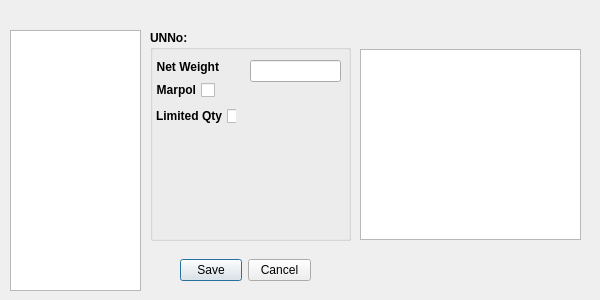
<?xml version="1.0" encoding="UTF-8"?>
<ui version="4.0">
 <class>ImdgUnitHandlerDialog</class>
 <widget class="QDialog" name="ImdgUnitHandlerDialog">
  <property name="geometry">
   <rect>
    <x>0</x>
    <y>0</y>
    <width>600</width>
    <height>300</height>
   </rect>
  </property>
  <property name="windowTitle">
   <string>Dialog</string>
  </property>
  <widget class="QDialogButtonBox" name="buttonBox">
   <property name="geometry">
    <rect>
     <x>180</x>
     <y>250</y>
     <width>131</width>
     <height>41</height>
    </rect>
   </property>
   <property name="contextMenuPolicy">
    <enum>Qt::NoContextMenu</enum>
   </property>
   <property name="layoutDirection">
    <enum>Qt::LeftToRight</enum>
   </property>
   <property name="autoFillBackground">
    <bool>false</bool>
   </property>
   <property name="orientation">
    <enum>Qt::Horizontal</enum>
   </property>
   <property name="standardButtons">
    <set>QDialogButtonBox::Cancel|QDialogButtonBox::Save</set>
   </property>
   <property name="centerButtons">
    <bool>true</bool>
   </property>
  </widget>
  <widget class="QGroupBox" name="groupBox">
   <property name="geometry">
    <rect>
     <x>150</x>
     <y>30</y>
     <width>201</width>
     <height>211</height>
    </rect>
   </property>
   <property name="font">
    <font>
     <weight>75</weight>
     <bold>true</bold>
    </font>
   </property>
   <property name="title">
    <string>UNNo:</string>
   </property>
   <widget class="QLineEdit" name="netWeightLineEdit">
    <property name="geometry">
     <rect>
      <x>100</x>
      <y>30</y>
      <width>91</width>
      <height>22</height>
     </rect>
    </property>
   </widget>
   <widget class="QWidget" name="layoutWidget">
    <property name="geometry">
     <rect>
      <x>0</x>
      <y>30</y>
      <width>86</width>
      <height>68</height>
     </rect>
    </property>
    <layout class="QFormLayout" name="formLayout">
     <item row="0" column="0">
      <widget class="QLabel" name="netWeightLabel">
       <property name="text">
        <string>  Net Weight</string>
       </property>
      </widget>
     </item>
     <item row="2" column="0">
      <widget class="QCheckBox" name="limitedQtyCheckBox">
       <property name="layoutDirection">
        <enum>Qt::RightToLeft</enum>
       </property>
       <property name="text">
        <string>Limited Qty</string>
       </property>
      </widget>
     </item>
     <item row="1" column="0">
      <widget class="QCheckBox" name="marpolCheckBox">
       <property name="focusPolicy">
        <enum>Qt::ClickFocus</enum>
       </property>
       <property name="contextMenuPolicy">
        <enum>Qt::DefaultContextMenu</enum>
       </property>
       <property name="layoutDirection">
        <enum>Qt::RightToLeft</enum>
       </property>
       <property name="text">
        <string>Marpol</string>
       </property>
      </widget>
     </item>
    </layout>
   </widget>
  </widget>
  <widget class="QListWidget" name="listWidget">
   <property name="geometry">
    <rect>
     <x>10</x>
     <y>30</y>
     <width>131</width>
     <height>261</height>
    </rect>
   </property>
   <property name="sortingEnabled">
    <bool>true</bool>
   </property>
  </widget>
  <widget class="QLabel" name="label">
   <property name="geometry">
    <rect>
     <x>10</x>
     <y>10</y>
     <width>131</width>
     <height>16</height>
    </rect>
   </property>
   <property name="text">
    <string/>
   </property>
  </widget>
  <widget class="QTextBrowser" name="textBrowser">
   <property name="geometry">
    <rect>
     <x>360</x>
     <y>49</y>
     <width>221</width>
     <height>191</height>
    </rect>
   </property>
  </widget>
 </widget>
 <resources/>
 <connections>
  <connection>
   <sender>buttonBox</sender>
   <signal>accepted()</signal>
   <receiver>ImdgUnitHandlerDialog</receiver>
   <slot>accept()</slot>
   <hints>
    <hint type="sourcelabel">
     <x>248</x>
     <y>254</y>
    </hint>
    <hint type="destinationlabel">
     <x>157</x>
     <y>274</y>
    </hint>
   </hints>
  </connection>
  <connection>
   <sender>buttonBox</sender>
   <signal>rejected()</signal>
   <receiver>ImdgUnitHandlerDialog</receiver>
   <slot>reject()</slot>
   <hints>
    <hint type="sourcelabel">
     <x>316</x>
     <y>260</y>
    </hint>
    <hint type="destinationlabel">
     <x>286</x>
     <y>274</y>
    </hint>
   </hints>
  </connection>
 </connections>
</ui>
